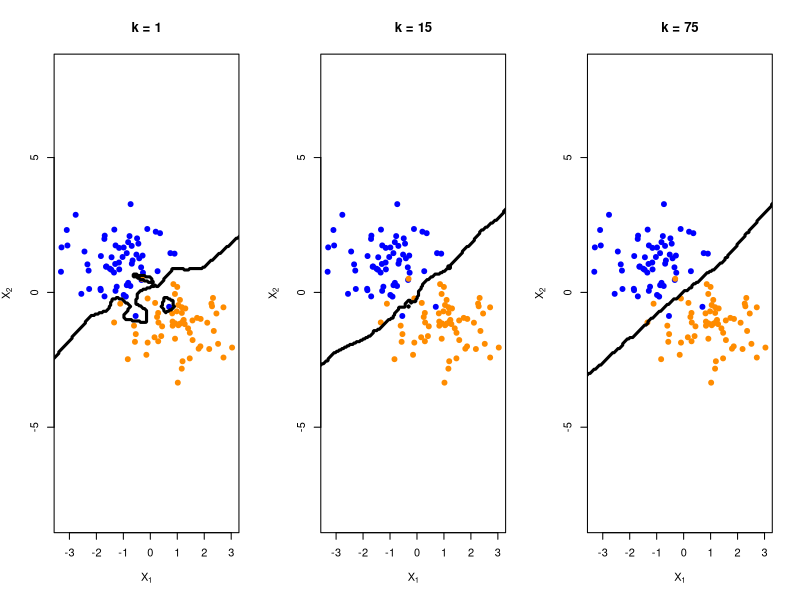

Here is the R script that generated this plot:
## ---- chunk 1
#| echo: false
#| warning: false
#| message: false
#| fig-width: 12
#| fig-height: 4

library(class)

set.seed(314)

# Generate simple training data
n <- 120

x1 <- c(
  rnorm(n/2, mean = -1, sd = 1),
  rnorm(n/2, mean =  1, sd = 1)
)

x2 <- c(
  rnorm(n/2, mean =  1, sd = 1),
  rnorm(n/2, mean = -1, sd = 1)
)

y <- factor(c(
  rep("Orange", n/2),
  rep("Blue", n/2)
))

train <- data.frame(x1, x2)

# Grid covering the feature space
grid <- expand.grid(
  x1 = seq(min(x1) - 0.5, max(x1) + 0.5, length.out = 150),
  x2 = seq(min(x2) - 0.5, max(x2) + 0.5, length.out = 150)
)

# Plot decision boundary for a given k
plot_knn <- function(k) {

  pred <- knn(
    train = train,
    test = grid,
    cl = y,
    k = k
  )

  z <- matrix(
    as.numeric(pred),
    nrow = 150,
    ncol = 150
  )

  plot(
    x1, x2,
    col = c("darkorange", "blue")[y],
    pch = 19,
    xlab = expression(X[1]),
    ylab = expression(X[2]),
    main = paste("k =", k),
    asp = 1
  )

  contour(
    unique(grid$x1),
    unique(grid$x2),
    z,
    levels = 1.5,
    add = TRUE,
    drawlabels = FALSE,
    lwd = 3
  )
}

par(mfrow = c(1, 3))

plot_knn(1)
plot_knn(15)
plot_knn(75)
